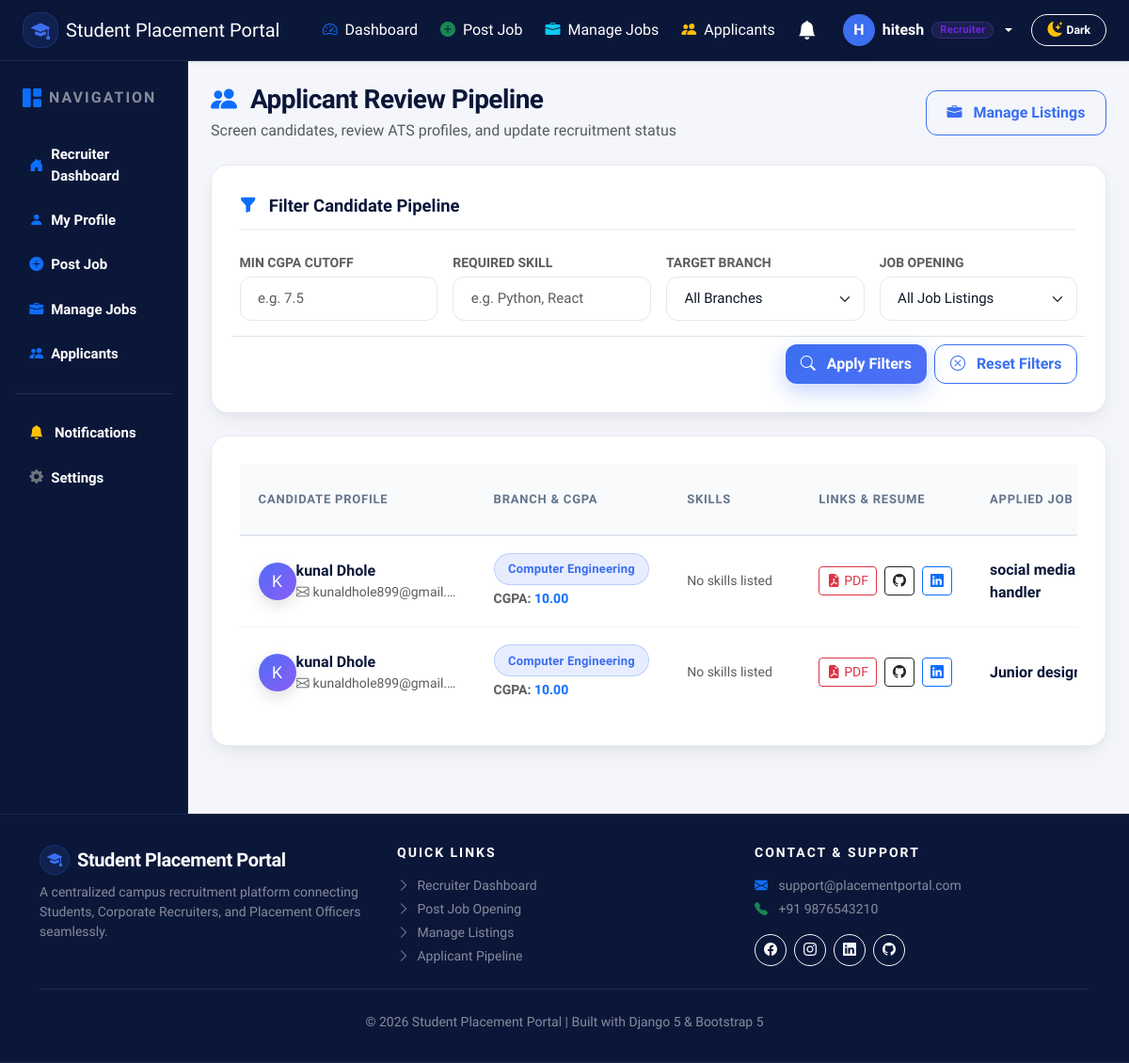
The page /applications/recruiter/ (signed in) on the database as committed earlier.
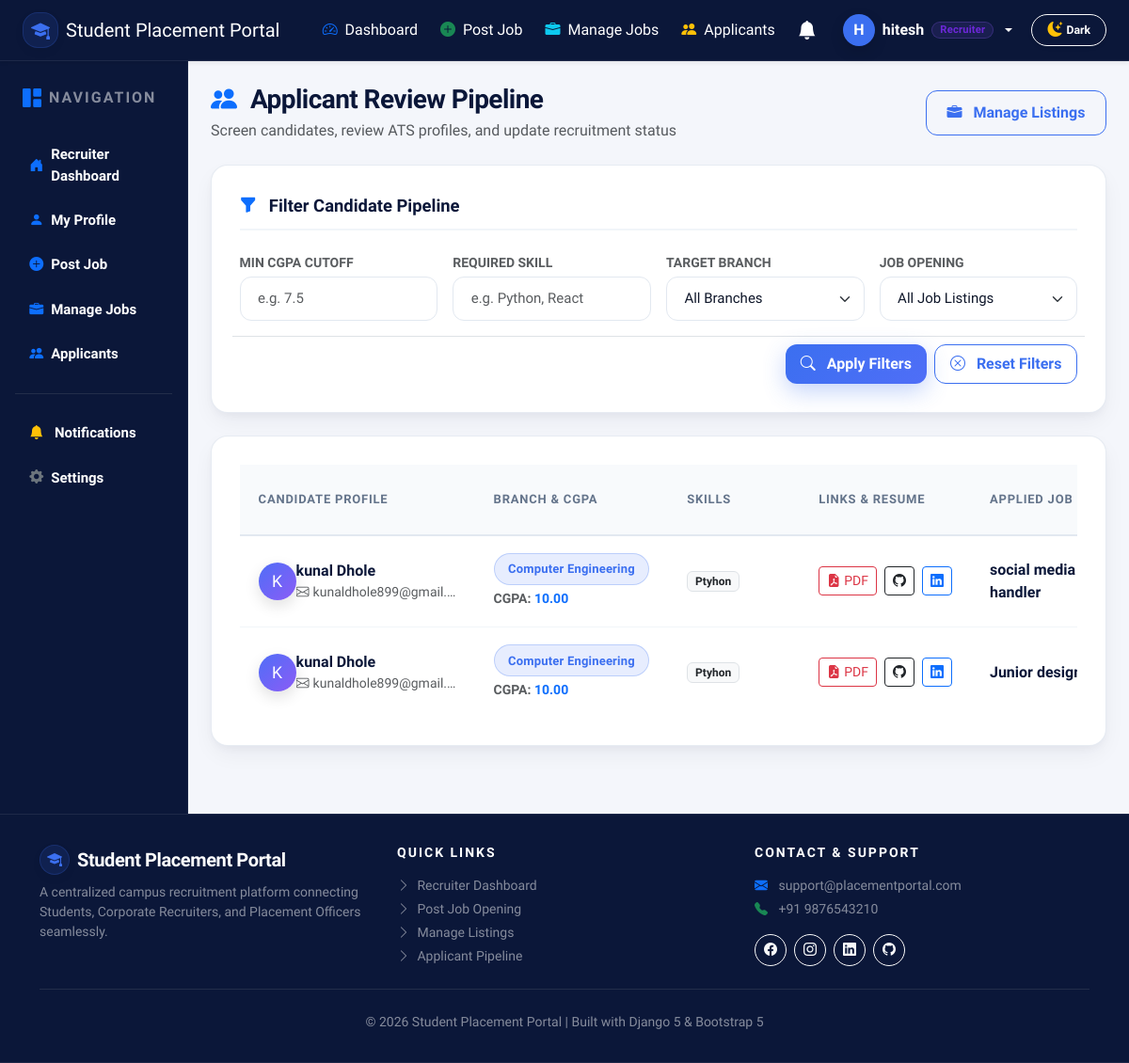
The same page on the database as committed later.
### applications/models.py (models this page shows, shortened)
class Application(models.Model):
    STATUS_CHOICES = [
        ("Pending", "Pending"),
        ("Under Review", "Under Review"),
        ("Shortlisted", "Shortlisted"),
        ("Rejected", "Rejected"),
        ("Selected", "Selected"),
    ]
    student = models.ForeignKey(
        Student,
        on_delete=models.CASCADE,
        related_name="applications",
    )
    job = models.ForeignKey(
        Job,
        on_delete=models.CASCADE,
        related_name="applications"
    )
    status = models.CharField(
        max_length=20,
        choices=STATUS_CHOICES,
        default="Pending"
    )
    applied_at = models.DateTimeField(
        auto_now_add=True
    )
    updated_at = models.DateTimeField(
        auto_now=True
    )
    class Meta:
        ordering = ["-applied_at"]
        constraints = [
            models.UniqueConstraint(
                fields=["student", "job"],
                name="unique_job_application"
            )
        ]

### students/models.py (models this page shows, shortened)
class Student(models.Model):
    GENDER_CHOICES = [
        ('Male', 'Male'),
        ('Female', 'Female'),
        ('Other', 'Other'),
    ]
    BRANCH_CHOICES = [
    ('CO', 'Computer Engineering'),
    ('IT', 'Information Technology'),
    ('AIML', 'Artificial Intelligence & Machine Learning'),
    ('ENTC', 'Electronics & Telecommunication'),
    ('ME', 'Mechanical Engineering'),
    ('CEV', 'Civil Engineering'),
]
    SEMESTER_CHOICES = [
        (1, 'Semester 1'),
        (2, 'Semester 2'),
        (3, 'Semester 3'),
        (4, 'Semester 4'),
        (5, 'Semester 5'),
        (6, 'Semester 6'),
    ]
    user = models.OneToOneField(
    settings.AUTH_USER_MODEL,
    on_delete=models.CASCADE,
    related_name="student_profile"
)
    roll_number = models.CharField(
    max_length=20,
    unique=True,
    verbose_name="Roll Number"
)
    phone = models.CharField(max_length=10)
    branch = models.CharField(max_length=20, choices=BRANCH_CHOICES)
    semester = models.IntegerField(choices=SEMESTER_CHOICES)
    cgpa = models.DecimalField(
    max_digits=4,
    decimal_places=2,
    validators=[
        MinValueValidator(0),
        MaxValueValidator(10)
    ]
)
    date_of_birth = models.DateField()
    gender = models.CharField(
        max_length=10,
        choices=GENDER_CHOICES
    )
    address = models.TextField()
    profile_photo = models.ImageField(
        upload_to='profile_photos/',
        blank=True,
        null=True
    )
    github_url = models.URLField(
        blank=True,
        null=True
    )
    linkedin_url = models.URLField(
        blank=True,
        null=True
    )
    created_at = models.DateTimeField(auto_now_add=True)
    updated_at = models.DateTimeField(auto_now=True)
    class Meta:
        ordering = ['roll_number']
        verbose_name = "Student"
        verbose_name_plural = "Students"

class Skill(models.Model):
    student = models.ForeignKey(
        Student,
        on_delete=models.CASCADE,
        related_name="skills"
    )
    skill_name = models.CharField(max_length=100)

### accounts/models.py (models this page shows, shortened)
class User(AbstractUser):
    ROLE_CHOICES = (
        ('student', 'Student'),
        ('recruiter', 'Recruiter'),
        ('officer', 'Placement Officer'),
    )
    role = models.CharField(
        max_length=20,
        choices=ROLE_CHOICES
    )
    phone = models.CharField(
        max_length=15,
        blank=True,
        null=True
    )
    profile_picture = models.ImageField(
        upload_to='profile_pictures/',
        blank=True,
        null=True
    )
    is_verified = models.BooleanField(default=False)
    created_at = models.DateTimeField(auto_now_add=True)
    updated_at = models.DateTimeField(auto_now=True)

### jobs/models.py (models this page shows, shortened)
class Job(models.Model):
    JOB_TYPE_CHOICES = (
        ('Full-Time', 'Full-Time'),
        ('Part-Time', 'Part-Time'),
        ('Internship', 'Internship'),
        ('Contract', 'Contract'),
    )
    EXPERIENCE_CHOICES = (
        ('Fresher', 'Fresher'),
        ('0-1 Years', '0-1 Years'),
        ('1-3 Years', '1-3 Years'),
        ('3-5 Years', '3-5 Years'),
        ('5+ Years', '5+ Years'),
    )
    STATUS_CHOICES = (
        ('Open', 'Open'),
        ('Closed', 'Closed'),
    )
    company = models.ForeignKey(
        Company,
        on_delete=models.CASCADE,
        related_name='jobs'
    )
    recruiter = models.ForeignKey(
        settings.AUTH_USER_MODEL,
        on_delete=models.CASCADE,
        related_name='posted_jobs'
    )
    job_title = models.CharField(max_length=150)
    job_description = models.TextField()
    required_skills = models.TextField(
        help_text="Separate skills using commas"
    )
    qualification = models.CharField(max_length=150)
    experience = models.CharField(
        max_length=20,
        choices=EXPERIENCE_CHOICES,
        default='Fresher'
    )
    job_type = models.CharField(
        max_length=20,
        choices=JOB_TYPE_CHOICES
    )
    location = models.CharField(max_length=150)
    salary = models.CharField(max_length=100)
    vacancies = models.PositiveIntegerField(default=1)
    application_deadline = models.DateField()
    target_branches = models.CharField(
        max_length=255,
        default='ALL',
        help_text="Target branches for job posting (e.g. CO,IT,AIML or ALL)"
    )
    status = models.CharField(
        max_length=10,
        choices=STATUS_CHOICES,
        default='Open'
    )
    created_at = models.DateTimeField(auto_now_add=True)
    updated_at = models.DateTimeField(auto_now=True)
    class Meta:
        ordering = ['-created_at']

### applications/views.py (the view)
@login_required
def recruiter_applications(request):
    recruiter = get_object_or_404(
        RecruiterProfile,
        user=request.user
    )
    applications = Application.objects.filter(
        job__company=recruiter.company
    ).select_related(
        "student",
        "student__user",
        "job"
    ).prefetch_related(
        "student__skills"
    )
    min_cgpa = request.GET.get("min_cgpa")
    skill_query = request.GET.get("skill")
    branch = request.GET.get("branch")
    selected_job_id = request.GET.get("job_id")
    if min_cgpa:
        try:
            min_cgpa_val = float(min_cgpa)
            applications = applications.filter(student__cgpa__gte=min_cgpa_val)
        except ValueError:
            pass
    if skill_query:
        applications = applications.filter(
            student__skills__skill_name__icontains=skill_query
        ).distinct()
    if branch:
        applications = applications.filter(student__branch=branch)
    if selected_job_id:
        applications = applications.filter(job_id=selected_job_id)
    company_jobs = Job.objects.filter(company=recruiter.company)
    return render(
        request,
        "applications/recruiter_applications.html",
        {
            "applications": applications,
            "min_cgpa": min_cgpa or "",
            "skill_query": skill_query or "",
            "branch": branch or "",
            "selected_job_id": selected_job_id or "",
            "company_jobs": company_jobs,
            "branch_choices": Student.BRANCH_CHOICES,
        }
    )

### applications/templates/applications/recruiter_applications.html (shortened to what the changed rows need)
{% extends "base.html" %}
{% block content %}
<div class="spp-card">
    {% if applications %}
        <div class="table-responsive">
            <table class="spp-table align-middle">
                <thead>
                    <tr>
                        <th style="min-width: 220px;">Candidate Profile</th>
                        <th style="min-width: 170px;">Branch & CGPA</th>
                        <th style="min-width: 140px;">Skills</th>
                        <th style="min-width: 150px;">Links & Resume</th>
                        <th style="min-width: 180px;">Applied Job</th>
                    </tr>
                </thead>
                <tbody>
                    {% for application in applications %}
                        <tr>
                            <td style="min-width: 220px;">
                                <div class="d-flex align-items-center gap-2.5">
                                    <div class="spp-avatar border-0 flex-shrink-0" style="width: 40px; height: 40px; font-size: 1.1rem; background: linear-gradient(135deg, var(--spp-grad-start), var(--spp-grad-end)); color: #ffffff;">
                                        {{ application.student.user.username|slice:":1"|upper }}
                                    </div>
                                    <div class="text-truncate" style="max-width: 170px;">
                                        <strong class="d-block text-truncate" style="color: var(--spp-navy) !important;">{{ application.student.user.get_full_name|default:application.student.user.username }}</strong>
                                        <span class="small text-muted text-truncate d-block" title="{{ application.student.user.email }}"><i class="bi bi-envelope me-1"></i>{{ application.student.user.email }}</span>
                                    </div>
                                </div>
                            </td>
                            <td style="min-width: 170px;">
                                <div class="d-inline-block text-nowrap spp-pill blue fs-7 mb-1">{{ application.student.get_branch_display }}</div>
                                <div class="small fw-semibold text-muted">CGPA: <span class="text-primary fw-bold">{{ application.student.cgpa }}</span></div>
                            </td>
                            <td style="min-width: 140px;">
                                <div class="d-flex flex-wrap gap-1">
                                    {% for sk in application.student.skills.all %}
                                        <span class="badge bg-light text-dark border small text-nowrap">{{ sk.skill_name }}</span>
                                    {% empty %}
                                        <span class="text-muted small">No skills listed</span>
                                    {% endfor %}
                                </div>
                            </td>
                            <td style="min-width: 150px;">
                                <div class="d-flex align-items-center gap-2">
                                    {% if application.student.resume %}
                                        <a href="{{ application.student.resume.resume_file.url }}" target="_blank" class="btn btn-sm btn-outline-danger py-1 px-2 fs-7 d-inline-flex align-items-center gap-1 text-nowrap" title="Download Resume PDF">
                                            <i class="bi bi-file-earmark-pdf-fill"></i> PDF
                                        </a>
                                    {% else %}
                                        <span class="badge bg-light text-muted border fs-7 text-nowrap">No Resume</span>
                                    {% endif %}
                                    {% if application.student.github_url %}
                                        <a href="{{ application.student.github_url }}" target="_blank" class="btn btn-sm btn-outline-dark py-1 px-2 fs-7 d-inline-flex align-items-center" title="GitHub Profile">
                                            <i class="bi bi-github"></i>
                                        </a>
                                    {% endif %}
                                    {% if application.student.linkedin_url %}
                                        <a href="{{ application.student.linkedin_url }}" target="_blank" class="btn btn-sm btn-outline-primary py-1 px-2 fs-7 d-inline-flex align-items-center" title="LinkedIn Profile">
                                            <i class="bi bi-linkedin"></i>
                                        </a>
                                    {% endif %}
                                </div>
                            </td>
                            <td style="min-width: 180px;">
                                <div class="fw-bold fs-6" style="color: var(--spp-navy);">{{ application.job.job_title }}</div>
                            </td>
                        </tr>
                    {% endfor %}
                </tbody>
            </table>
        </div>
    {% endif %}
</div>
{% endblock %}

Rows that differ between the two databases and show on the page:
shown differently, row unchanged: Application "social media handler": no longer shows "No skills listed"
added Skill: skill_name "Ptyhon"
shown differently, row unchanged: Application "Junior…": no longer shows "No skills listed"
